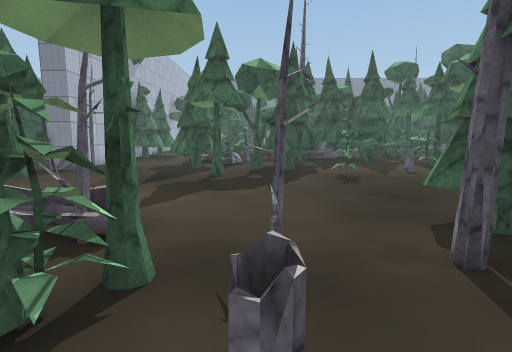
[1] (above)

24 first-person views from a walk through a 3-D level made in the Unity game engine. The camera is 1.5 m above the floor, tilts 8° down and sees 80° across. The floor is counted in squares, 1 m on a side. Each view is taken from the middle of a square. On the plan, view 1 faces up. The plan holds only what a view shows up to about 15 squares ahead; the rest is blank. The place goes on beyond the plan. Some surface patterns are stand-ins.

[2]
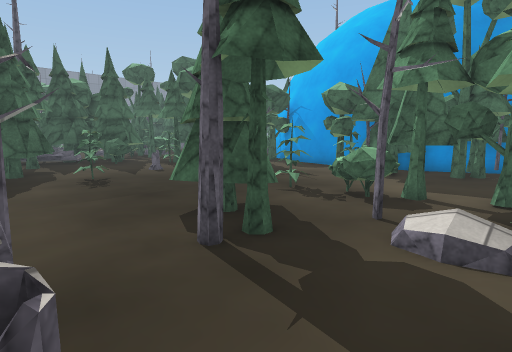

[3]
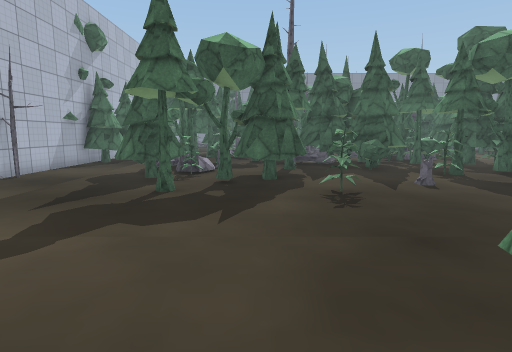

[4]
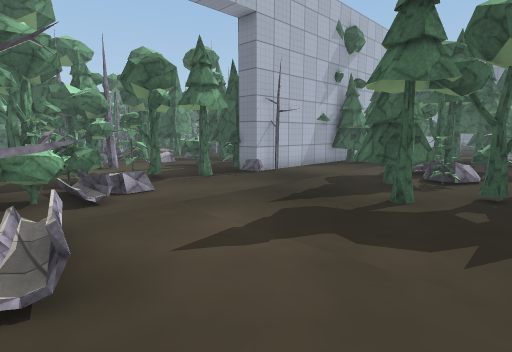

[5]
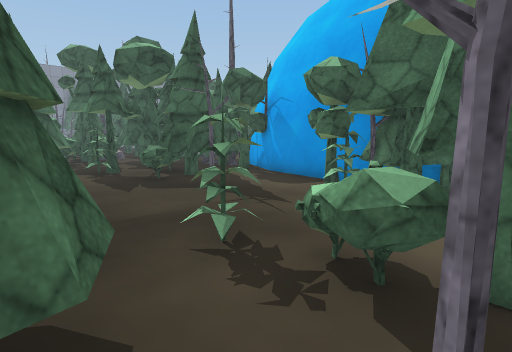

[6]
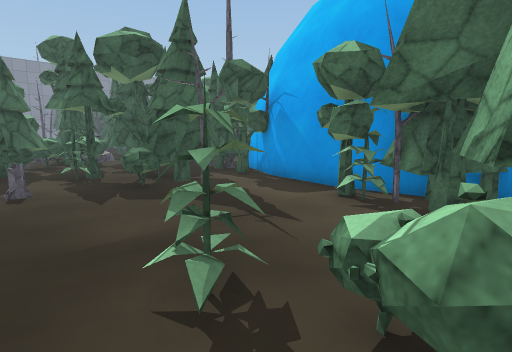

[7]
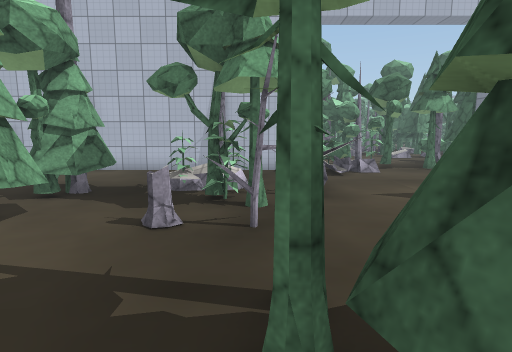

[8]
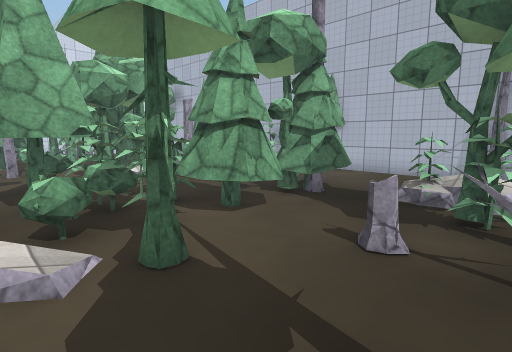

[9]
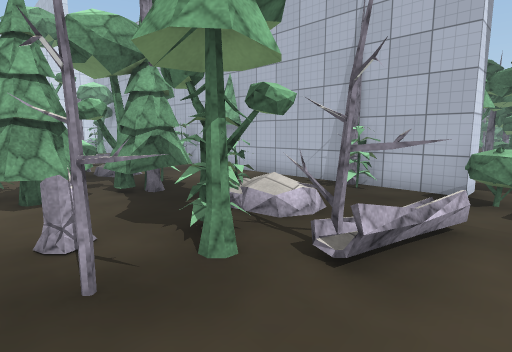

[10]
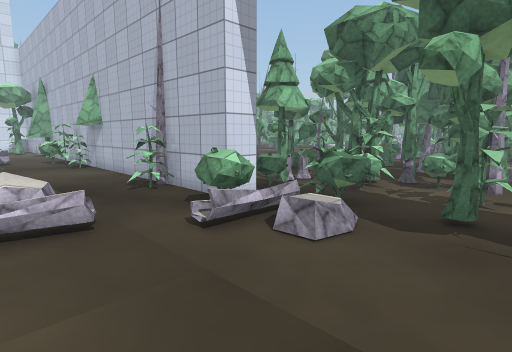

[11]
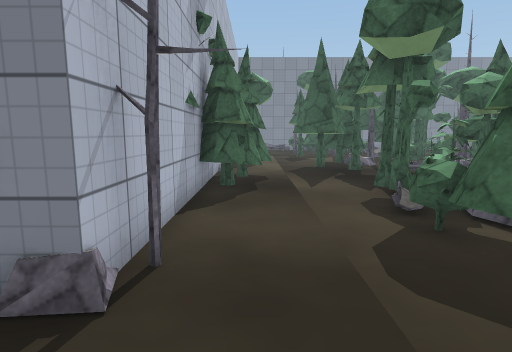

[12]
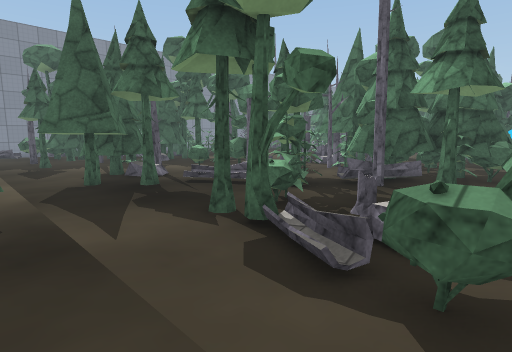

[13]
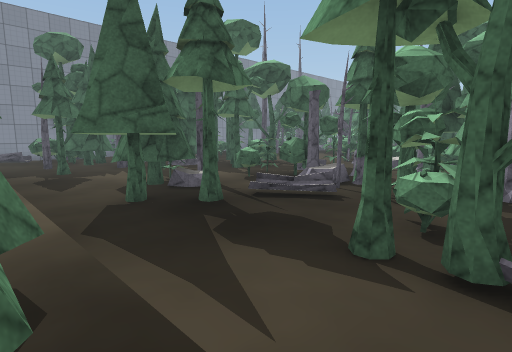

[14]
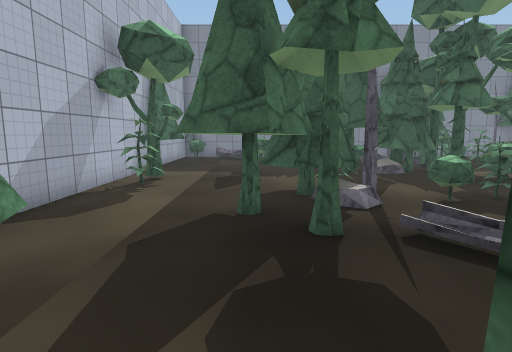

[15]
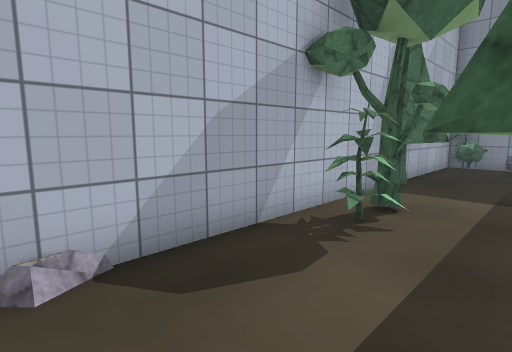

[16]
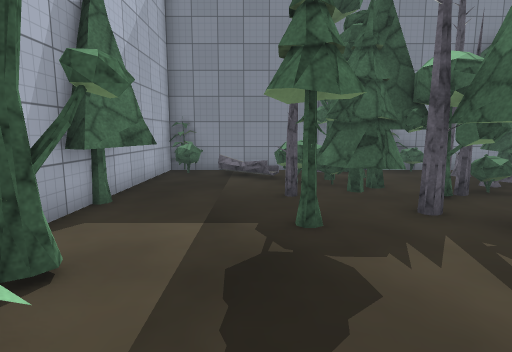

[17]
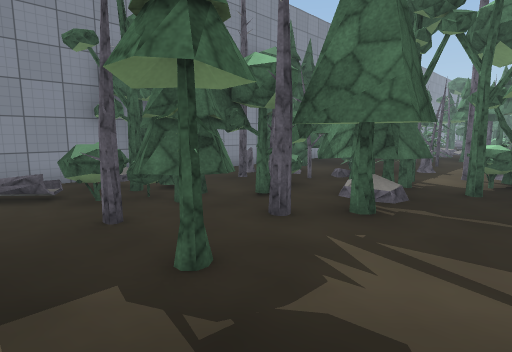

[18]
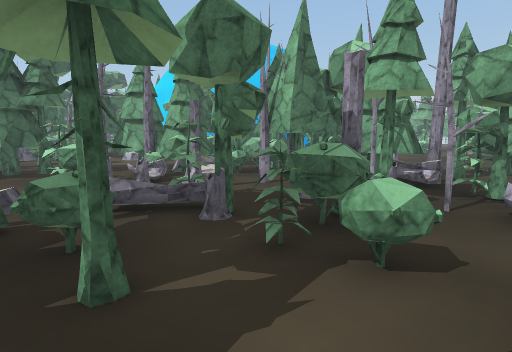

[19]
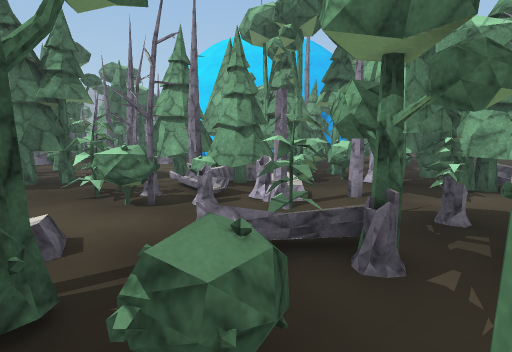

[20]
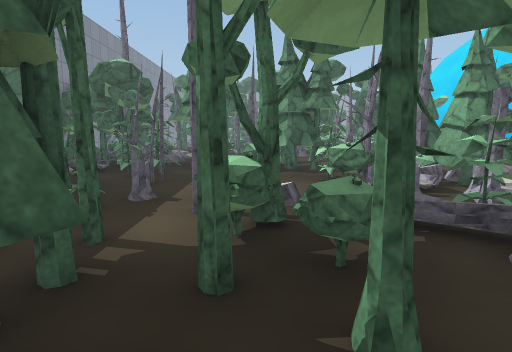

[21]
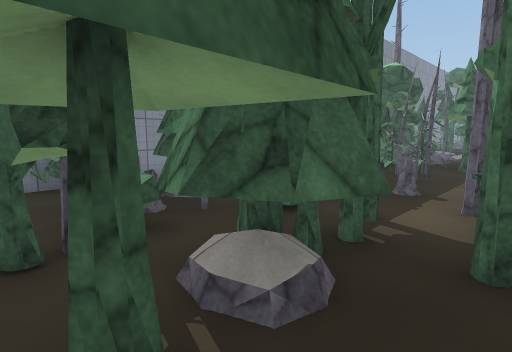

[22]
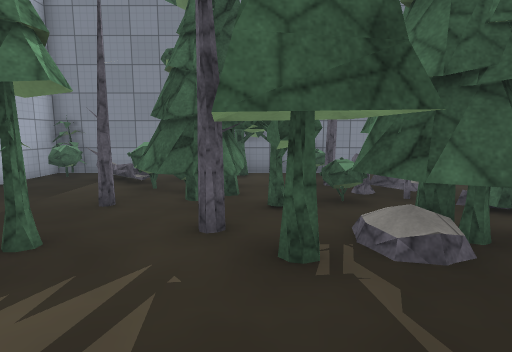

[23]
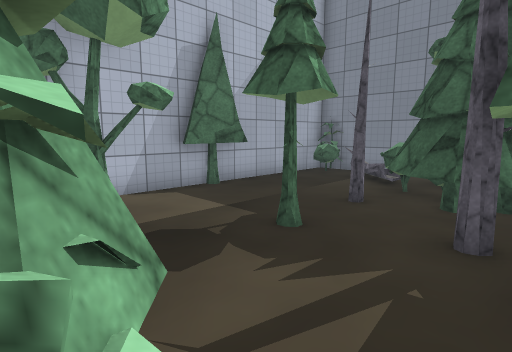

[24]
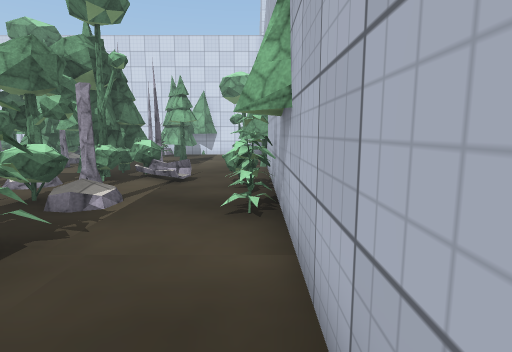

### Floor plan
Key: @ floor where view 1 was taken; # wall or solid block; x gap in a wall; . main floor; : floor 0.25 m higher than the main floor; / step, stairs or slope; = window, fence, low wall or low ledge; ^ raised ledge; T thing the floor can be seen under or through; O other object.
Columns run from 13 left of view 1 to 13 right of it. Each row starts with its distance up from view 1.
 38       ########
 37      ###....##
 36      #==.. ==#
 35      #...==###
 34      #....=##
 33      #.....##
 32      ##...####
 31      ##.....###      =####
 30      # ...#..###TT  .....
 29      #.......##.TTTT..
 28      #.#.........TTT.    #
 27      ###........#=^ .... #
 26      #=...TTT......:..###
 25      #....TTTx^x.### ####
 24      #...TTT#.=^^####===#
 23      #...TT#...x^...#==##
 22      ## .......O.=...O###
 21       ##.....=###.###=##
 20        #......#######=#
 19       ##...#=##     #^#
 18      ###...###      ###
 17      #....##=   ###
 16      #....=#   ##.##
 15      #....#=   #..####
 14      #...=##   # ...=###
 13     ##...###  ###......=
 12     #.....######...=..####
 11     ##......#...#....=#####
 10     ......................#
  9   ###.................#...#
  8   #.......................#
  7  ##.^=O.................###
  6 ### #===...........=....###
  5  = ==#^..=#=....TTTTT....#
  4  ^####....TT....TTT=^=.###
  3 #^.. ##....TTT..#..=# ##
  2 ###  ##..OTTTT....######
  1      #...=T..=...:
  0      #.......@.#=.
 -1      #....TTTTT##
 -2      #...TTTTT
 -3      #...T . TT
 -4      ##...... T
 -5      ##...==..#
 -6       #...=#=.#
 -7       ##..#####
 -8       ###..^##
 -9       ##=/=^.#
-10       #..=^###
-11       #..  ##
-12       ##  ##

Positions as (right, up) in squares from view 1, and headings:
1: (0, 0), facing up
2: (0, 0), facing up-right
3: (1, 3), facing up
4: (1, 4), facing up-left
5: (4, 2), facing up-right
6: (5, 3), facing up-right
7: (5, 3), facing left
8: (4, 3), facing down-left
9: (1, 6), facing down-left
10: (-3, 10), facing down-left
11: (-6, 10), facing up
12: (-6, 14), facing up-right
13: (-6, 17), facing up-right
14: (-3, 18), facing up
15: (-4, 22), facing up-left
16: (-4, 25), facing up
17: (-5, 27), facing up-right
18: (0, 28), facing down-right
19: (3, 28), facing down-right
20: (1, 28), facing right
21: (0, 28), facing up-right
22: (0, 26), facing up
23: (0, 26), facing up-left
24: (-7, 1), facing down
